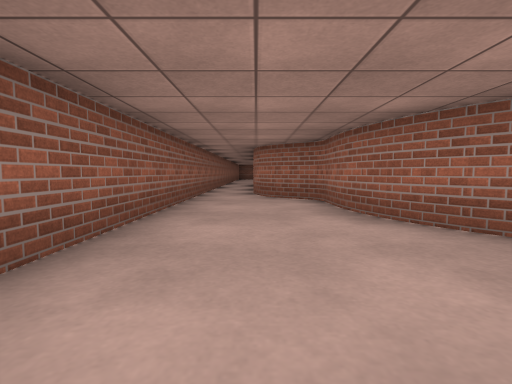
View 1 (above)

16 first-person views from a walk through a Gazebo world. The camera is 0.94 m above the floor, tilts 4° down and sees 85° across. The floor is counted in squares, 2 m on a side. Each view is taken from the middle of a square. On the plan, view 1 faces up. The plan holds only what a view shows up to about 9 squares ahead; the rest is blank.

View 2
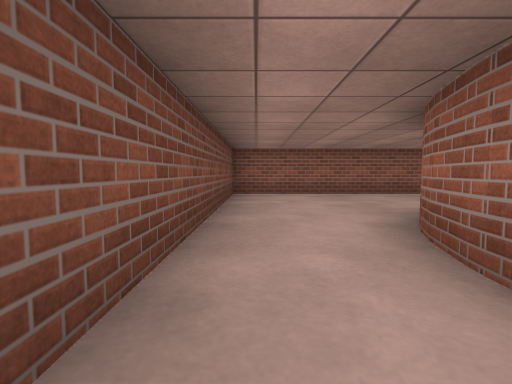

View 3
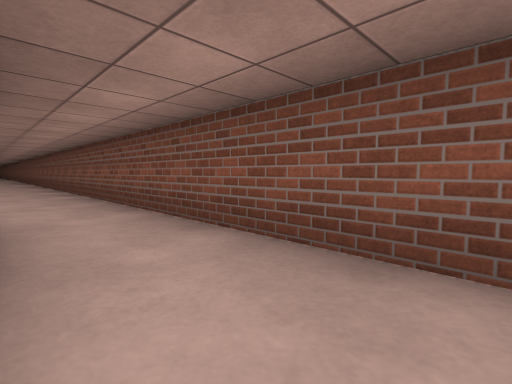

View 4
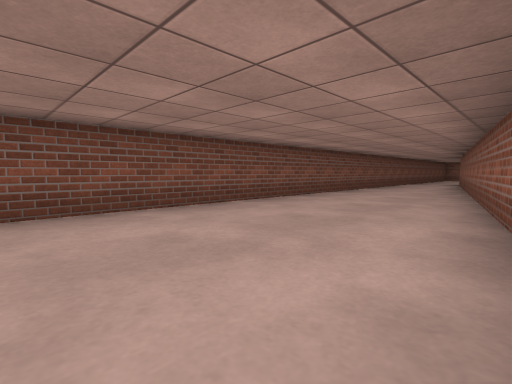

View 5
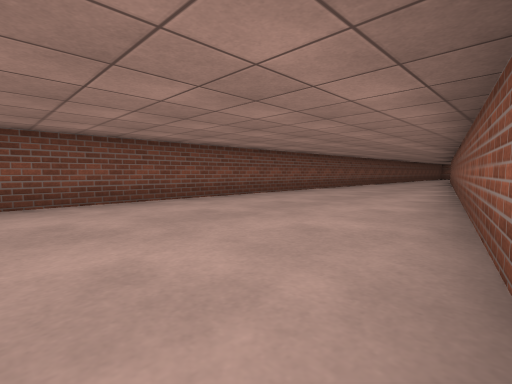

View 6
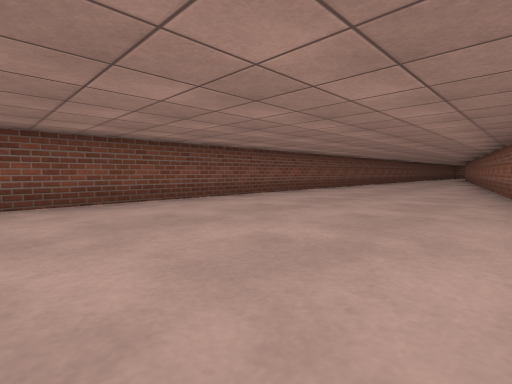

View 7
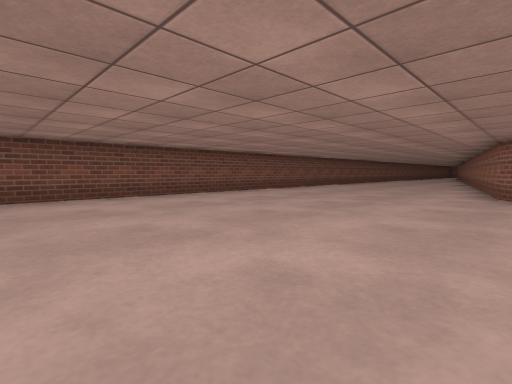

View 8
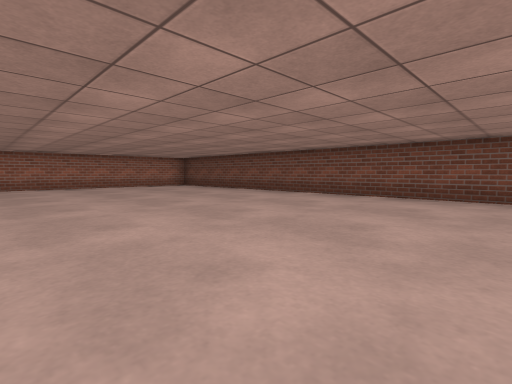

View 9
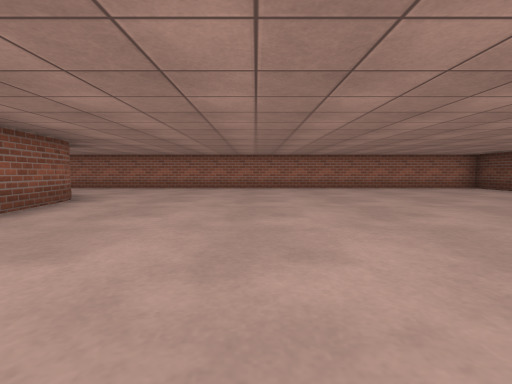

View 10
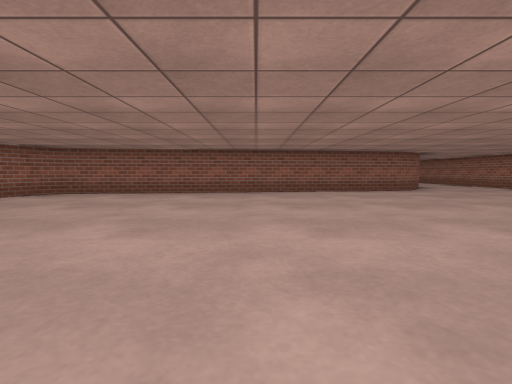

View 11
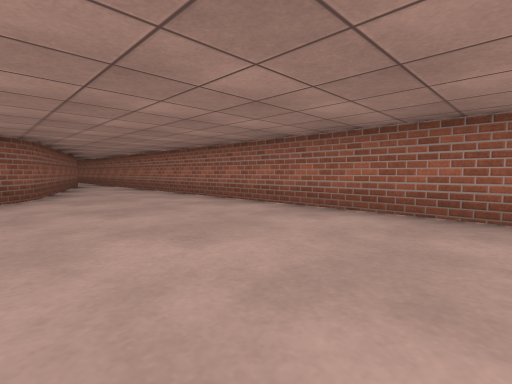

View 12
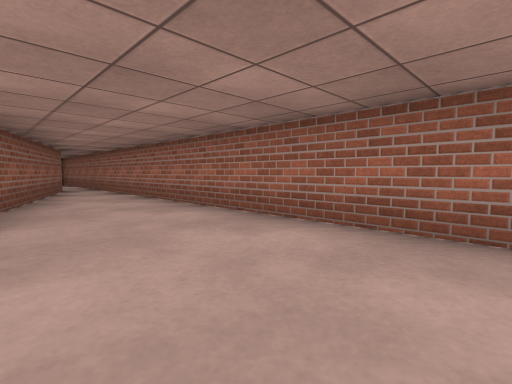

View 13
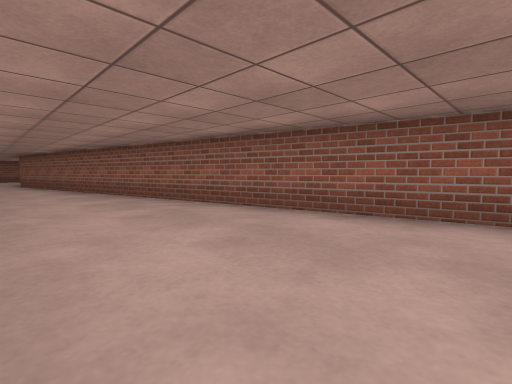

View 14
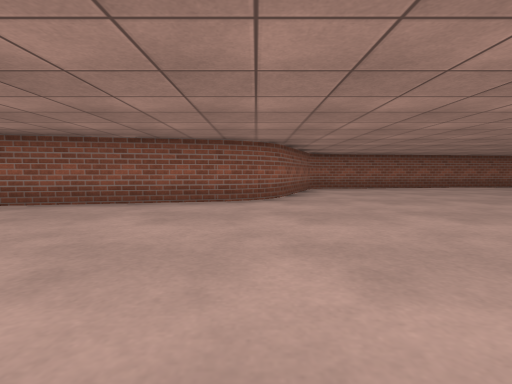

View 15
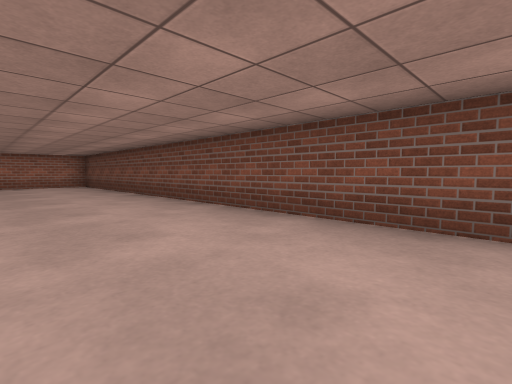

View 16
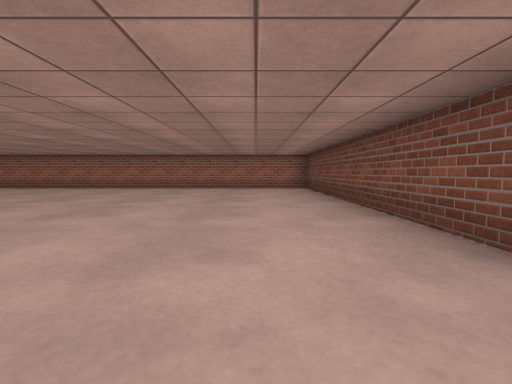

### Floor plan
Points are (right, up) in squares from view 1. A wall is a line through its corners. A room is listed if a view was taken in it or the views show most of it. See-through windows are left out.
Room 1 (views 1, 3)
walls: (1.5, 2.5) (1.3, 2.9); (1.4, 2.8) (1.2, 3.3); (1.7, 2.2) (1.4, 2.6); (1.2, 3.4) (1.1, 4.8) (0.4, 5.2); (2.9, 1.3) (2.4, 1.5); (3.2, 1.1) (2.8, 1.3); (-1.2, 5.4) (-1.2, -0.5) (3.5, -0.5); (3.7, 1) (3.1, 1.2)
ways out: opening at (4, 0) to room 2; opening at (-1, 6)
Room 2 (views 2, 4, 5, 6, 7, 8, 9, 10, 11, 12, 13, 14, 15, 16)
walls: (22.6, 4.6) (4.4, 1); (24.4, 7.7) (23.5, 5.4); (33.2, 9.4) (32.7, 9.1) (24.9, 8.1); (33.4, 9.7) (33.1, 9.3); (35, 13.8) (33.7, 10); (3.5, -0.5) (36.3, -0.5) (36.3, 13.5)
ways out: opening at (4, 0) to room 1; opening at (36, 13)

Where each view was taken, in squares from view 1:
view 1: 0 up, 0 right, facing up
view 2: 0 up, 5 right, facing left
view 3: 1 up, 2 right, facing down-right
view 4: 3 up, 17 right, facing down-left
view 5: 4 up, 21 right, facing down-left
view 6: 4 up, 25 right, facing down-left
view 7: 5 up, 29 right, facing down-left
view 8: 5 up, 27 right, facing down-right
view 9: 6 up, 28 right, facing right
view 10: 2 up, 29 right, facing up
view 11: 4 up, 33 right, facing up-right
view 12: 7 up, 34 right, facing up-right
view 13: 0 up, 16 right, facing up-left
view 14: 0 up, 23 right, facing up
view 15: 2 up, 26 right, facing down-right
view 16: 1 up, 28 right, facing right
